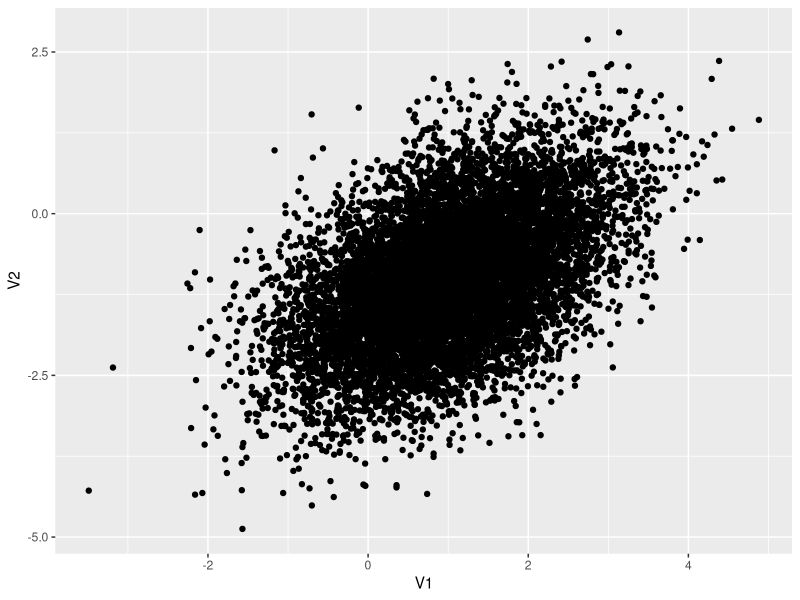
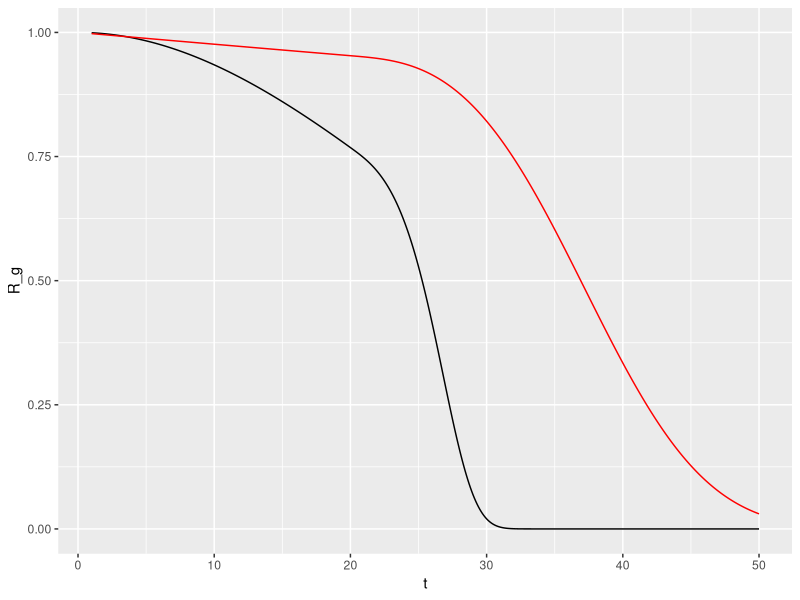

These charts were generated, in order, by the following R code:
library(tidyverse)


mu = c(1,-1)

sigma <- matrix(c(1,.5,.5,1),nrow =2)

samples <- as.data.frame(MASS::mvrnorm(n=10000, mu=mu,Sigma = sigma))

ggplot(samples)+
  geom_point(aes(x=V1,y=V2))


R_c <- function(t=0,tau=20,lambda=.0024,alpha=1,beta=1) {
  if(t <= tau) {
    #print("no heyoo")
    exp(-lambda*t)
  } else {
    #print("heyoo")
    exp(-(lambda*t + ((t-tau)/beta)^alpha))
  }
}

faults <- function(i,L,W) {
  f <- 0
    #print(floor(i/W))
    for(k in 0:floor(i/W)){
      #print(k)
      f_temp <- ((-1)^k)*(choose(L*W-k*W,i-k*W))*(choose(L,k))
      #print(f_temp)
      f <- f + f_temp
    }
  f
}

faults(2,4,2)

R_g <- function(j,L,W,t,tau,lambda,alpha,beta){
  rel <- 0
  
  for(i in 0:j) {
    rel_temp <- faults(i,L,W) * R_c(t,tau,lambda,alpha,beta)^(L*W-i) *(1-R_c(t,tau,lambda,alpha,beta))^i
    rel <- rel + rel_temp
  }
  rel
}


R_g(2,4,2,10,20,.0024,10,10)




alp <- 3
bet <- 20
tau <- 20
df <- data.frame()
for(i in seq(from =1,to = 50, by = .1)) {

  df <- bind_rows(df,data.frame(t=i,rc = R_c(t=i,tau=tau, alpha = alp, beta = bet),R_g = R_g(64,120,2,t=i,tau,.0024,alp,bet)))
    
}


ggplot(df) +
  geom_path(aes(x=t, y= R_g)) +
  geom_path(aes(x=t, y = rc), color = "red") +
  scale_y_continuous(limits = c(0,1))

